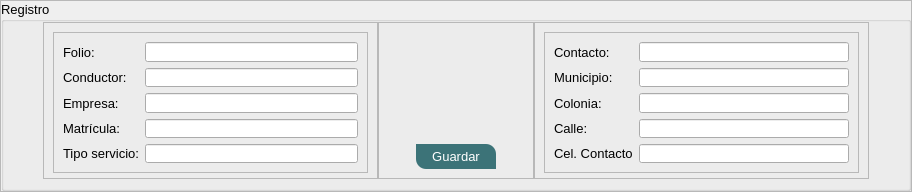
               <widget class="QFrame" name="frame_19">
                <property name="maximumSize">
                 <size>
                  <width>16777215</width>
                  <height>190</height>
                 </size>
                </property>
                <property name="frameShape">
                 <enum>QFrame::StyledPanel</enum>
                </property>
                <property name="frameShadow">
                 <enum>QFrame::Raised</enum>
                </property>
                <layout class="QVBoxLayout" name="verticalLayout_8">
                 <property name="spacing">
                  <number>0</number>
                 </property>
                 <property name="leftMargin">
                  <number>0</number>
                 </property>
                 <property name="topMargin">
                  <number>0</number>
                 </property>
                 <property name="rightMargin">
                  <number>0</number>
                 </property>
                 <property name="bottomMargin">
                  <number>0</number>
                 </property>
                 <item>
                  <widget class="QGroupBox" name="groupBox_6">
                   <property name="minimumSize">
                    <size>
                     <width>0</width>
                     <height>190</height>
                    </size>
                   </property>
                   <property name="maximumSize">
                    <size>
                     <width>16777215</width>
                     <height>190</height>
                    </size>
                   </property>
                   <property name="font">
                    <font>
                     <pointsize>10</pointsize>
                    </font>
                   </property>
                   <property name="title">
                    <string>Registro</string>
                   </property>
                   <layout class="QHBoxLayout" name="horizontalLayout_15">
                    <property name="spacing">
                     <number>0</number>
                    </property>
                    <property name="leftMargin">
                     <number>0</number>
                    </property>
                    <property name="topMargin">
                     <number>0</number>
                    </property>
                    <property name="rightMargin">
                     <number>0</number>
                    </property>
                    <item>
                     <spacer name="horizontalSpacer_31">
                      <property name="orientation">
                       <enum>Qt::Horizontal</enum>
                      </property>
                      <property name="sizeHint" stdset="0">
                       <size>
                        <width>39</width>
                        <height>20</height>
                       </size>
                      </property>
                     </spacer>
                    </item>
                    <item>
                     <widget class="QFrame" name="frame_34">
                      <property name="frameShape">
                       <enum>QFrame::StyledPanel</enum>
                      </property>
                      <property name="frameShadow">
                       <enum>QFrame::Raised</enum>
                      </property>
                      <layout class="QGridLayout" name="gridLayout_27">
                       <item row="0" column="0">
                        <widget class="QFrame" name="frame_35">
                         <property name="minimumSize">
                          <size>
                           <width>315</width>
                           <height>141</height>
                          </size>
                         </property>
                         <property name="maximumSize">
                          <size>
                           <width>301</width>
                           <height>141</height>
                          </size>
                         </property>
                         <property name="frameShape">
                          <enum>QFrame::StyledPanel</enum>
                         </property>
                         <property name="frameShadow">
                          <enum>QFrame::Raised</enum>
                         </property>
                         <layout class="QGridLayout" name="gridLayout_28">
                          <item row="0" column="0">
                           <widget class="QLabel" name="label_76">
                            <property name="font">
                             <font>
                              <pointsize>10</pointsize>
                             </font>
                            </property>
                            <property name="text">
                             <string>Folio:</string>
                            </property>
                           </widget>
                          </item>
                          <item row="0" column="1">
                           <widget class="QLineEdit" name="ledt_viajes_folio"/>
                          </item>
                          <item row="1" column="0">
                           <widget class="QLabel" name="label_77">
                            <property name="font">
                             <font>
                              <pointsize>10</pointsize>
                             </font>
                            </property>
                            <property name="text">
                             <string>Conductor:</string>
                            </property>
                           </widget>
                          </item>
                          <item row="1" column="1">
                           <widget class="QLineEdit" name="ledt_viajes_conductor"/>
                          </item>
                          <item row="2" column="0">
                           <widget class="QLabel" name="label_78">
                            <property name="font">
                             <font>
                              <pointsize>10</pointsize>
                             </font>
                            </property>
                            <property name="text">
                             <string>Empresa:</string>
                            </property>
                           </widget>
                          </item>
                          <item row="2" column="1">
                           <widget class="QLineEdit" name="ledt_viajes_empresa"/>
                          </item>
                          <item row="3" column="0">
                           <widget class="QLabel" name="label_79">
                            <property name="font">
                             <font>
                              <pointsize>10</pointsize>
                             </font>
                            </property>
                            <property name="text">
                             <string>Matrícula:</string>
                            </property>
                           </widget>
                          </item>
                          <item row="3" column="1">
                           <widget class="QLineEdit" name="ledt_viajes_matricula"/>
                          </item>
                          <item row="4" column="0">
                           <widget class="QLabel" name="label_80">
                            <property name="font">
                             <font>
                              <pointsize>10</pointsize>
                             </font>
                            </property>
                            <property name="text">
                             <string>Tipo servicio:</string>
                            </property>
                           </widget>
                          </item>
                          <item row="4" column="1">
                           <widget class="QLineEdit" name="ledt_viajes_tipo"/>
                          </item>
                         </layout>
                        </widget>
                       </item>
                      </layout>
                     </widget>
                    </item>
                    <item>
                     <widget class="QFrame" name="frame_33">
                      <property name="frameShape">
                       <enum>QFrame::StyledPanel</enum>
                      </property>
                      <property name="frameShadow">
                       <enum>QFrame::Raised</enum>
                      </property>
                      <layout class="QGridLayout" name="gridLayout_24">
                       <item row="0" column="1">
                        <spacer name="verticalSpacer_5">
                         <property name="orientation">
                          <enum>Qt::Vertical</enum>
                         </property>
                         <property name="sizeHint" stdset="0">
                          <size>
                           <width>20</width>
                           <height>100</height>
                          </size>
                         </property>
                        </spacer>
                       </item>
                       <item row="1" column="0">
                        <spacer name="horizontalSpacer_32">
                         <property name="orientation">
                          <enum>Qt::Horizontal</enum>
                         </property>
                         <property name="sizeHint" stdset="0">
                          <size>
                           <width>28</width>
                           <height>20</height>
                          </size>
                         </property>
                        </spacer>
                       </item>
                       <item row="1" column="1">
                        <widget class="QPushButton" name="btn_guardar_viaje">
                         <property name="minimumSize">
                          <size>
                           <width>80</width>
                           <height>25</height>
                          </size>
                         </property>
                         <property name="styleSheet">
                          <string notr="true">QPushButton{
	border-top-right-radius:10px;
	border-bottom-left-radius:10px;
	background-color: rgb(60, 115, 120);
	
	color: rgb(255, 255, 255);
}
QPushButton:hover{
	background-color: rgb(0, 85, 120);
}</string>
                         </property>
                         <property name="text">
                          <string>Guardar</string>
                         </property>
                        </widget>
                       </item>
                       <item row="1" column="2">
                        <spacer name="horizontalSpacer_33">
                         <property name="orientation">
                          <enum>Qt::Horizontal</enum>
                         </property>
                         <property name="sizeHint" stdset="0">
                          <size>
                           <width>28</width>
                           <height>20</height>
                          </size>
                         </property>
                        </spacer>
                       </item>
                      </layout>
                     </widget>
                    </item>
                    <item>
                     <widget class="QFrame" name="frame_36">
                      <property name="frameShape">
                       <enum>QFrame::StyledPanel</enum>
                      </property>
                      <property name="frameShadow">
                       <enum>QFrame::Raised</enum>
                      </property>
                      <layout class="QGridLayout" name="gridLayout_29">
                       <item row="0" column="0">
                        <widget class="QFrame" name="frame_37">
                         <property name="minimumSize">
                          <size>
                           <width>315</width>
                           <height>141</height>
                          </size>
                         </property>
                         <property name="maximumSize">
                          <size>
                           <width>301</width>
                           <height>141</height>
                          </size>
                         </property>
                         <property name="frameShape">
                          <enum>QFrame::StyledPanel</enum>
                         </property>
                         <property name="frameShadow">
                          <enum>QFrame::Raised</enum>
                         </property>
                         <layout class="QGridLayout" name="gridLayout_30">
                          <item row="0" column="0">
                           <widget class="QLabel" name="label_81">
                            <property name="font">
                             <font>
                              <pointsize>10</pointsize>
                             </font>
                            </property>
                            <property name="text">
                             <string>Contacto:</string>
                            </property>
                           </widget>
                          </item>
                          <item row="0" column="1">
                           <widget class="QLineEdit" name="ledt_viajes_contacto"/>
                          </item>
                          <item row="1" column="0">
                           <widget class="QLabel" name="label_82">
                            <property name="font">
                             <font>
                              <pointsize>10</pointsize>
                             </font>
                            </property>
                            <property name="text">
                             <string>Municipio:</string>
                            </property>
                           </widget>
                          </item>
                          <item row="1" column="1">
                           <widget class="QLineEdit" name="ledt_viajes_municipio"/>
                          </item>
                          <item row="2" column="0">
                           <widget class="QLabel" name="label_83">
                            <property name="font">
                             <font>
                              <pointsize>10</pointsize>
                             </font>
                            </property>
                            <property name="text">
                             <string>Colonia:</string>
                            </property>
                           </widget>
                          </item>
                          <item row="2" column="1">
                           <widget class="QLineEdit" name="ledt_viajes_colonia"/>
                          </item>
                          <item row="3" column="0">
                           <widget class="QLabel" name="label_84">
                            <property name="font">
                             <font>
                              <pointsize>10</pointsize>
                             </font>
                            </property>
                            <property name="text">
                             <string>Calle:</string>
                            </property>
                           </widget>
                          </item>
                          <item row="3" column="1">
                           <widget class="QLineEdit" name="ledt_viajes_calle"/>
                          </item>
                          <item row="4" column="0">
                           <widget class="QLabel" name="label_85">
                            <property name="font">
                             <font>
                              <pointsize>10</pointsize>
                             </font>
                            </property>
                            <property name="text">
                             <string>Cel. Contacto</string>
                            </property>
                           </widget>
                          </item>
                          <item row="4" column="1">
                           <widget class="QLineEdit" name="ledt_viajes_cel"/>
                          </item>
                         </layout>
                        </widget>
                       </item>
                      </layout>
                     </widget>
                    </item>
                    <item>
                     <spacer name="horizontalSpacer_34">
                      <property name="orientation">
                       <enum>Qt::Horizontal</enum>
                      </property>
                      <property name="sizeHint" stdset="0">
                       <size>
                        <width>39</width>
                        <height>20</height>
                       </size>
                      </property>
                     </spacer>
                    </item>
                   </layout>
                  </widget>
                 </item>
                </layout>
               </widget>
